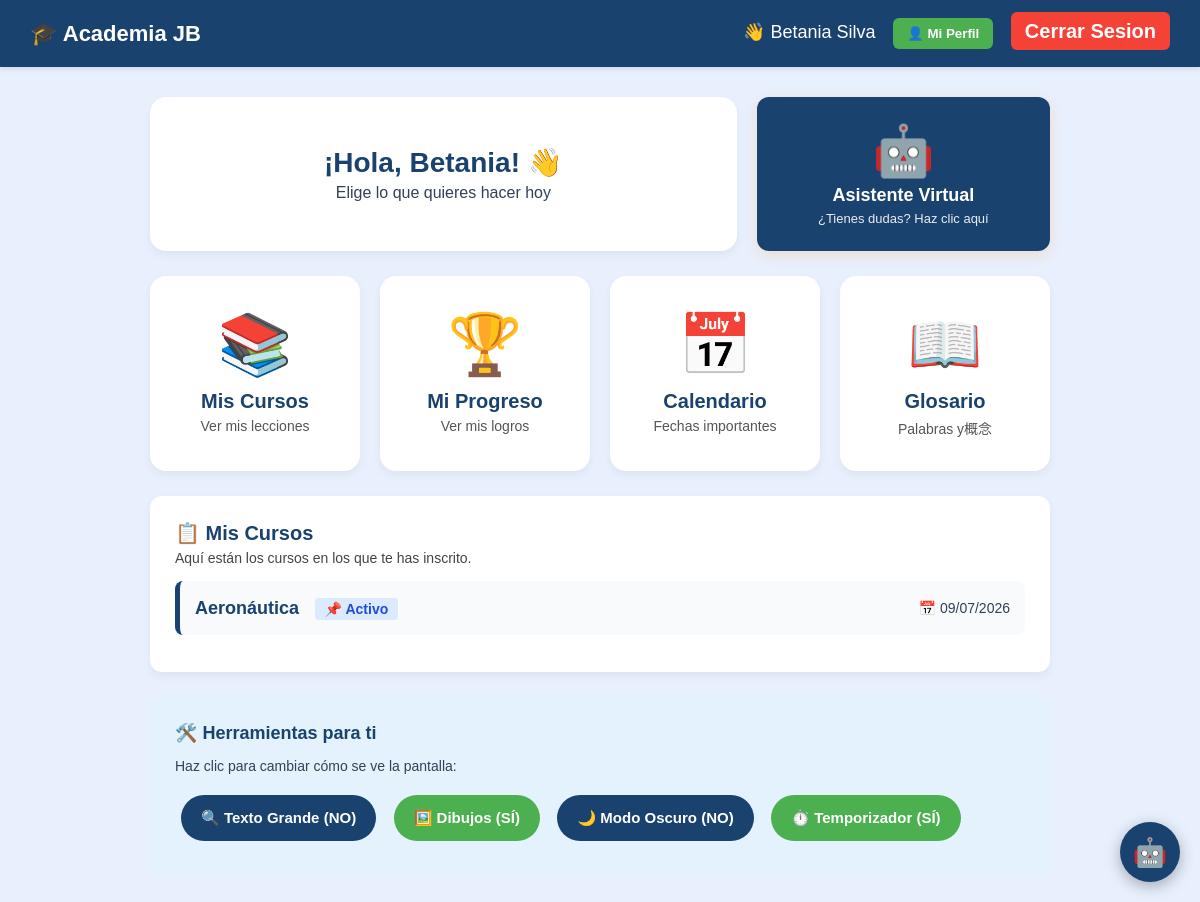
The page /index_tea.php (signed in) on the database its author committed.
### tables this page shows
CREATE TABLE `usuarios` (
  `id` int(11) NOT NULL,
  `cedula` varchar(20) DEFAULT NULL,
  `nombre` varchar(100) NOT NULL,
  `email` varchar(100) NOT NULL,
  `password` varchar(255) NOT NULL,
  `rol` enum('estudiante','docente','administrador') DEFAULT 'estudiante',
  `tipo_tea` tinyint(1) NOT NULL DEFAULT 0,
  `fecha_registro` datetime DEFAULT current_timestamp(),
  `modo_oscuro` tinyint(1) DEFAULT 0,
  `fuente_grande` tinyint(1) DEFAULT 0,
  `pictogramas_activos` tinyint(1) DEFAULT 1,
  `temporizador_visual` tinyint(1) DEFAULT 1
);

CREATE TABLE `inscripciones` (
  `id` int(11) NOT NULL,
  `usuario_id` int(11) NOT NULL,
  `materia` varchar(50) NOT NULL,
  `fecha_inscripcion` datetime DEFAULT current_timestamp(),
  `estado` enum('activo','completado') DEFAULT 'activo',
  `notas` text DEFAULT NULL
);

### index_tea.php (the view, shortened to what this page needs)
<?php
include 'conexion.php';
$id_usuario = $_SESSION['usuario_id'];
$res_user = $conn->query("SELECT * FROM usuarios WHERE id = $id_usuario");
$usuario = $res_user->fetch_assoc();
$materias_map = [
    'matematica' => 'Matemáticas',
    'fisica' => 'Física',
    'quimica' => 'Química',
    'aeronautica' => 'Aeronáutica',
    'informatica' => 'Informática'
];
$res_historial = $conn->query("
    SELECT i.materia, i.estado, i.fecha_inscripcion, i.notas
    FROM inscripciones i
    WHERE i.usuario_id = $id_usuario
    ORDER BY i.fecha_inscripcion DESC
");
?>
<!DOCTYPE html>
<html lang="es">
<head>
</head>
<body>
<nav class="navbar">
    <div style="font-weight: bold; font-size: 22px;">🎓 Academia JB</div>
    <div>
        <span class="user-name">👋 <?php echo htmlspecialchars($usuario['nombre']); ?></span>
        <button onclick="togglePerfilEst()" style="background:#4CAF50; color:white; border:none; padding:8px 14px; border-radius:6px; cursor:pointer; font-weight:bold; margin-left:12px;">👤 Mi Perfil</button>
        <a href="logout.php" style="background: #f44336; padding: 8px 14px; border-radius: 6px; margin-left:12px;">Cerrar Sesion</a>
    </div>
</nav>
<div class="contenedor">
    <div style="display: grid; grid-template-columns: 2fr 1fr; gap: 20px; margin-bottom: 25px;">
        <div class="bienvenida" style="margin-bottom:0; display:flex; flex-direction:column; justify-content:center;">
            <h2>¡Hola, <?php echo htmlspecialchars(explode(' ', $usuario['nombre'])[0]); ?>! 👋</h2>
            <p>Elige lo que quieres hacer hoy</p>
        </div>
        <div class="asistente-integrado-bloque" onclick="alternarAsistente()">
            <div style="font-size: 50px; margin-bottom: 5px;">🤖</div>
            <h3 style="margin: 0; font-size: <?php echo $usuario['fuente_grande'] ? '22px' : '18px'; ?>;">Asistente Virtual</h3>
            <p style="margin: 5px 0 0 0; font-size: <?php echo $usuario['fuente_grande'] ? '16px' : '13px'; ?>; opacity: 0.9;">¿Tienes dudas? Haz clic aquí</p>
        </div>
    </div>
    <div class="grid-modulos">
        <a href="registrar_cursos.php" class="tarjeta">
            <div class="icono">📚</div>
            <h3>Mis Cursos</h3>
            <p>Ver mis lecciones</p>
        </a>
        <a href="progreso.php" class="tarjeta">
            <div class="icono">🏆</div>
            <h3>Mi Progreso</h3>
            <p>Ver mis logros</p>
        </a>
        <a href="calendario.php" class="tarjeta">
            <div class="icono">📅</div>
            <h3>Calendario</h3>
            <p>Fechas importantes</p>
        </a>
        <a href="glosario.php" class="tarjeta">
            <div class="icono">📖</div>
            <h3>Glosario</h3>
            <p>Palabras y概念</p>
        </a>
    </div>
    <div class="historial-notas">
        <h4>📋 Mis Cursos</h4>
        <p>Aquí están los cursos en los que te has inscrito.</p>
        <?php if ($res_historial && $res_historial->num_rows > 0): ?>
            <?php while($h = $res_historial->fetch_assoc()):
                $materia_nom = $materias_map[$h['materia']] ?? $h['materia'];
                $es_completado = $h['estado'] === 'completado';
                $badge_color = $es_completado ? '#15803d' : '#1d4ed8';
                $badge_bg = $es_completado ? '#dcfce7' : '#dbeafe';
                $badge_text = $es_completado ? '✅ Completado' : '📌 Activo';
            ?>
                <div style="background: <?php echo $usuario['modo_oscuro'] ? '#2d2d2d' : '#f8fafc'; ?>; border-left: 5px solid #1a426e; padding: 15px; border-radius: 8px; margin-bottom: 12px;">
                    <div style="display: flex; justify-content: space-between; align-items: center; flex-wrap: wrap; gap: 10px;">
                        <div>
                            <strong style="font-size: 18px; color: <?php echo $usuario['modo_oscuro'] ? '#4fc3f7' : '#1a426e'; ?>;"><?php echo htmlspecialchars($materia_nom); ?></strong>
                            <span style="display: inline-block; margin-left: 10px; padding: 3px 10px; border-radius: 4px; font-size: 14px; font-weight: bold; background: <?php echo $badge_bg; ?>; color: <?php echo $badge_color; ?>;"><?php echo $badge_text; ?></span>
                        </div>
                        <div style="font-size: 14px; color: <?php echo $usuario['modo_oscuro'] ? '#aaa' : '#334155'; ?>;">
                            📅 <?php echo date('d/m/Y', strtotime($h['fecha_inscripcion'])); ?>
                        </div>
                    </div>
                </div>
            <?php endwhile; ?>
        <?php endif; ?>
    </div>
    <div class="ajustes-rapidos">
        <h4>🛠️ Herramientas para ti</h4>
        <p>Haz clic para cambiar cómo se ve la pantalla:</p>
        <a href="index_tea.php?cambiar_ajuste=fuente_grande" class="btn-ajuste <?php echo $usuario['fuente_grande'] ? 'activo' : ''; ?>">
            🔍 Texto Grande (<?php echo $usuario['fuente_grande'] ? 'SÍ' : 'NO'; ?>)
        </a>
        <a href="index_tea.php?cambiar_ajuste=pictogramas_activos" class="btn-ajuste <?php echo $usuario['pictogramas_activos'] ? 'activo' : ''; ?>">
            🖼️ Dibujos (<?php echo $usuario['pictogramas_activos'] ? 'SÍ' : 'NO'; ?>)
        </a>
        <a href="index_tea.php?cambiar_ajuste=modo_oscuro" class="btn-ajuste <?php echo $usuario['modo_oscuro'] ? 'activo' : ''; ?>">
            🌙 Modo Oscuro (<?php echo $usuario['modo_oscuro'] ? 'SÍ' : 'NO'; ?>)
        </a>
        <a href="index_tea.php?cambiar_ajuste=temporizador_visual" class="btn-ajuste <?php echo $usuario['temporizador_visual'] ? 'activo' : ''; ?>">
            ⏱️ Temporizador (<?php echo $usuario['temporizador_visual'] ? 'SÍ' : 'NO'; ?>)
        </a>
    </div>
</div>
<?php include 'asistente.php'; ?>
</body>
</html>

### rows shown on the page
usuarios: nombre "Betania Silva", nombre "Betania"
inscripciones: materia "Aeronáutica", estado "📌 Activo", fecha_inscripcion "09/07/2026"
